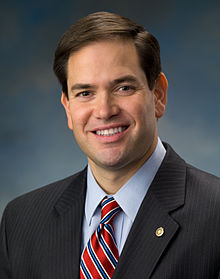
#> input picture marco.jpg, 220 x 279 px, found by its file name
$ python image_slice.py   (older library calls are emulated)
#> lines starting #> are read from the running program, lines starting #| are printed output that depends on the picture; after the words box and inside, x2 and y2 are one past the last pixel; in counts of white or black regions, pixels touching at a corner belong together
### retargeting.py
import numpy as np
from scipy.misc import imread, imsave, imresize
import pylab as plt
from argparse import ArgumentParser

class Retargeter(object):
	def __init__(self):
		self.rescale_min = 400
	# [5 lines left out: function _LoadImage, not called in this run]
	def _DownSizeImg(self):
		self.downsample_scale = min(self.o_im.shape[:2])/float(self.rescale_min)
		self.d_im = imresize(self.o_im, 1/self.downsample_scale).astype(np.float32)
	def _DCDY(self,im):
		ret = np.zeros( im.shape )
		ret[1:,:,:] = np.abs(im[1:,:,:] - im[:-1,:,:])
		ret[0,:,:] = ret[1,:,:]
		return ret
	def _DCDX(self,im):
		ret = np.zeros( im.shape )
		ret[:,1:,:] = np.abs(im[:,1:,:] - im[:,:-1,:])
		ret[:,0,:] = ret[:,1,:]
		return ret
	def _Deriv(self,im=None):
		if im is None:
			im = self.im
		vert = self._DCDY(im)
		horiz = self._DCDX(im)
		return ((vert+horiz) / 2.)
	# [66 lines left out: functions _GetSubDim, _GetCropCoords, _GetMax, _DynCrop, _CenterCrop, not called in this run]

# [14 lines that do not run on import are left out]

### image_slice.py
import numpy as np
from scipy.misc import imread, imsave, imresize
import pylab as plt
import sys
root = '/Users/matthewtheisen/Google_Drive/ImageProc/'
sys.path.append(root)
from retargeting import Retargeter

image_data = imread(root+'marco.jpg').astype(np.float32)
scaled_image_data = image_data / 255.
image_slice_red =  scaled_image_data[:,:,0]
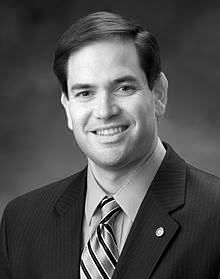
#> image_slice_red: shape (279, 220) float32; min 0, max 1, mean 0.316
image_slice_green =  scaled_image_data[:,:,1]
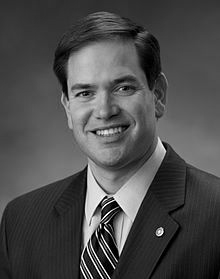
#> image_slice_green: shape (279, 220) float32; min 0, max 1, mean 0.299
image_slice_blue =  scaled_image_data[:,:,2]
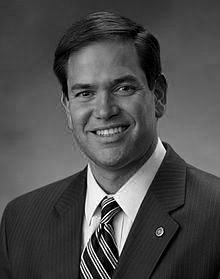
#> image_slice_blue: shape (279, 220) float32; min 0, max 1, mean 0.301

r = Retargeter()

plt.subplot(221)
plt.imshow(1-r._Deriv(scaled_image_data)[:,:,0], cmap=plt.cm.Reds_r)
#> in _DCDY, `ret[1:,:,:] = np.abs(im[1:,:,:] - im[:-1,:,:])`:
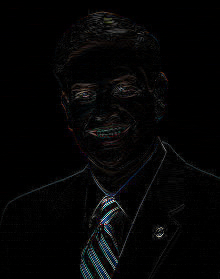
#> ret: shape (279, 220, 3) float64; mean R, G, B 0.0221, 0.0224, 0.0231
#> in _DCDY, `ret[0,:,:] = ret[1,:,:]`: ret: shape (279, 220, 3) float64; 0.06% of pixels changed, all inside (x1, y1, x2, y2) = (8, 0, 220, 1)
#> in _DCDX, `ret[:,1:,:] = np.abs(im[:,1:,:] - im[:,:-1,:])`:
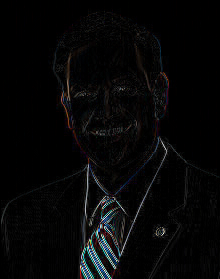
#> ret: shape (279, 220, 3) float64; mean R, G, B 0.0285, 0.0291, 0.0302
#> in _DCDX, `ret[:,0,:] = ret[:,1,:]`: ret: shape (279, 220, 3) float64; 0.17% of pixels changed, all inside (x1, y1, x2, y2) = (0, 19, 1, 276)
#> in _Deriv, `return ((vert+horiz) / 2.)`:
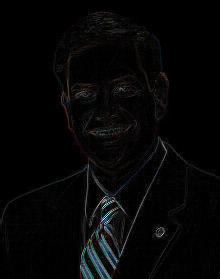
#> returned value: shape (279, 220, 3) float64; mean of channels 0, 1, 2 0.0253, 0.0257, 0.0267; drawn as R, G, B
plt.subplot(222)
plt.imshow(1-r._Deriv(scaled_image_data)[:,:,1], cmap=plt.cm.Greens_r)
plt.subplot(223)
plt.imshow(1-r._Deriv(scaled_image_data)[:,:,2], cmap=plt.cm.Blues_r)
plt.subplot(224)
plt.imshow(scaled_image_data)
plt.show()
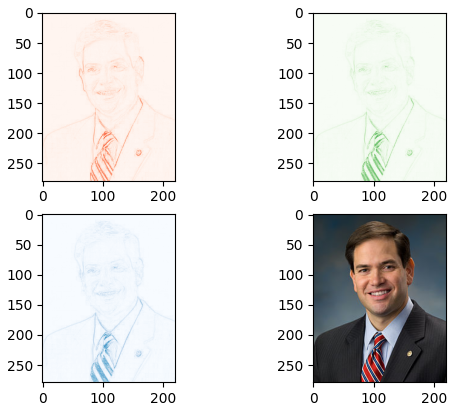
#> figure drawn by matplotlib, 4 panels

$ run again, with serra.jpg copied over marco.jpg
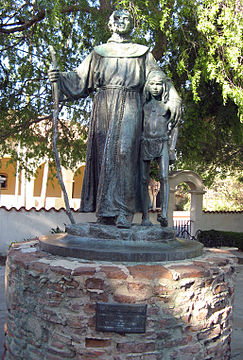
#> input picture serra.jpg, 243 x 360 px, found by its file name
#> in _Deriv, `return ((vert+horiz) / 2.)`:
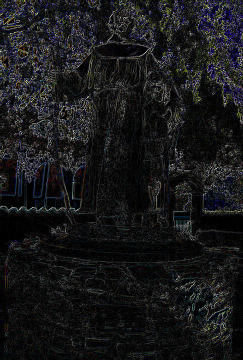
#> returned value: shape (360, 243, 3) float64; mean of channels 0, 1, 2 0.0955, 0.0968, 0.102; drawn as R, G, B
#> `plt.show()`:
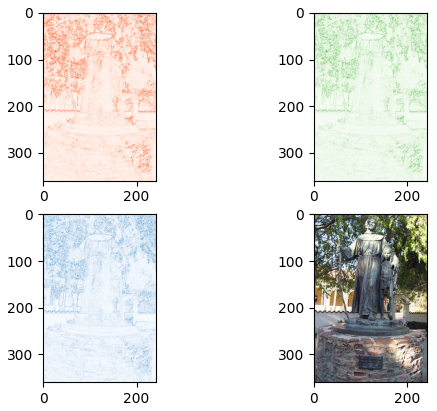
#> figure drawn by matplotlib, 4 panels

$ run again, with serra_dyn.jpg copied over marco.jpg
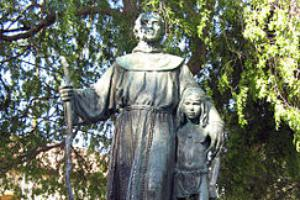
#> input picture serra_dyn.jpg, 300 x 200 px, found by its file name
#> `plt.show()`:
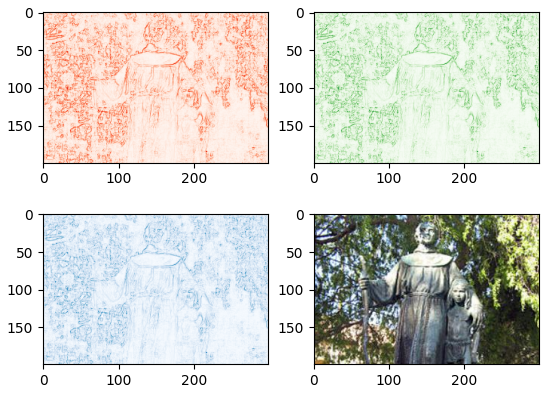
#> figure drawn by matplotlib, 4 panels
